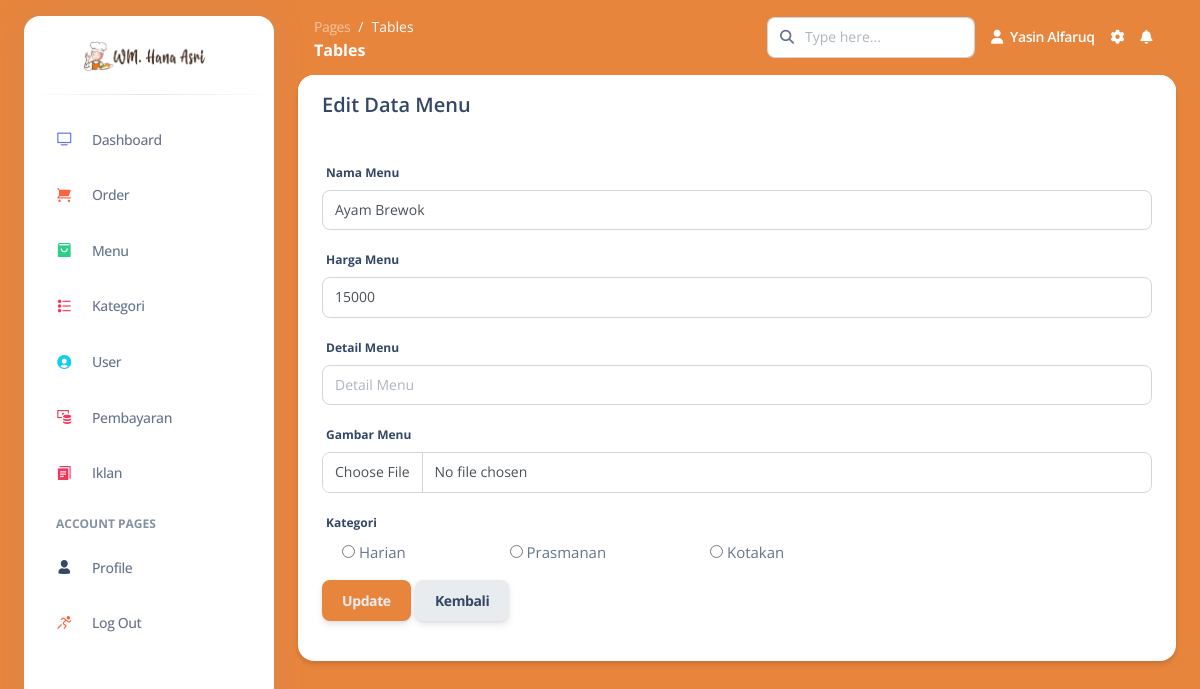
The app's page /dashboard/pages/menu/edit_menu.php?id_menu=1 (signed in), older data.
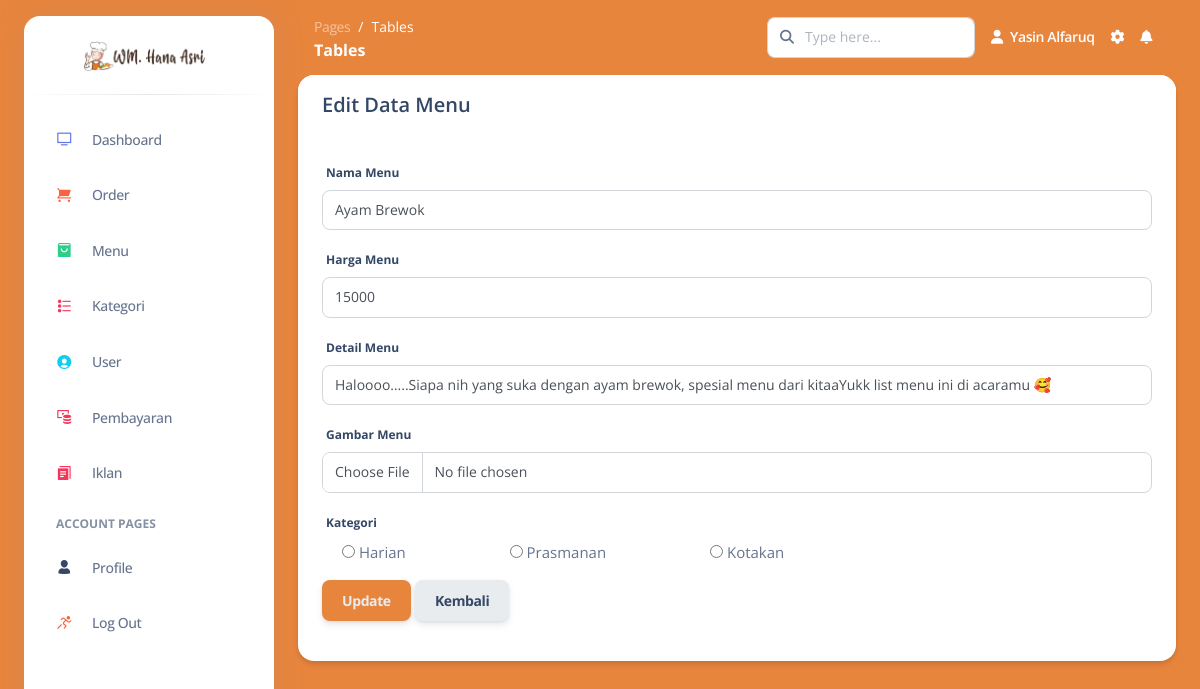
The same page, newer data.
### tables this page shows
CREATE TABLE `menu` (
  `id_menu` int(11) NOT NULL,
  `nama_menu` varchar(100) NOT NULL,
  `harga` varchar(50) NOT NULL,
  `detail` text NOT NULL,
  `gambar` varchar(50) NOT NULL,
  `id_kategori` int(11) NOT NULL
);

### dashboard/pages/menu/edit_menu.php (the view, shortened to what this page needs)
<?php
    include('../header.php');
    $id_menu = $_GET['id_menu'];
    $query = "SELECT * FROM menu WHERE id_menu = '$id_menu'";
    $result = mysqli_query($koneksi, $query);
    $u = mysqli_fetch_array($result);
?>
<body id="page-top">
    <div id="wrapper">
        <div id="content-wrapper" class="d-flex flex-column">
            <div id="content">
                <div class="container-fluid">
                    <div class="card shadow mb-4">
                        <div class="card-header py-3">
                            <h5 class="m-0 font-weight-bold">Edit Data Menu</h5>
                        </div>
                        <div>
                            <div class="m-4">
                                <form action="edit_menu.php" method="POST" class="menu">
                                    <div class="form-group">
                                        <label for="txt_nama">Nama Menu</label>
                                        <input type="nama_menu" class="form-control form-control-menu" placeholder="Nama Menu" name="txt_nama" value="<?php echo $u['nama_menu']; ?>">
                                    </div>
                                    <div class="form-group">
                                        <label for="txt_harga">Harga Menu</label>
                                        <input type="harga" class="form-control form-control-menu" placeholder="Harga Menu" name="txt_harga" value="<?php echo $u['harga']; ?>">
                                    </div>
                                    <div class="form-group">
                                        <label for="txt_detail">Detail Menu</label>
                                        <input type="detail" class="form-control form-control-menu" placeholder="Detail Menu" name="txt_detail" value="<?php echo $u['detail']; ?>">
                                    </div>
                                    <div class="form-group">
                                        <label for="txt_gambar">Gambar Menu</label>
                                        <input type="file" class="form-control form-control-menu" placeholder="Gambar Menu" name="txt_gambar" value="<?php echo $u['gambar']; ?>">
                                    </div>
                                    <div class="form-group">
                                        <label for="txt_kategori">Kategori</label>
                                        <div style="font-size:15px;">
                                            <input type="radio" name="txt_kategori" value="1" style="margin-left:20px;">  Harian
                                            <input type="radio" name="txt_kategori" value="2" style="margin-left: 100px;">  Prasmanan
                                            <input type="radio" name="txt_kategori" value="2" style="margin-left: 100px;">  Kotakan
                                        </div>
                                    </div>
                                    <button type="submit" name="update" class="btn btn-menu btn-block text-light" style="background-color: #E8853D;"><b>Update</b></button>
                                    <button class="btn btn-light btn-menu btn-block"><a href="menu.php">Kembali</button>
                                </form>
                            </div>
                        </div>
                    </div>
                </div>
            </div>
        </div>
    </div>
</body>
</html>

Row changes from the older to the newer data that the page shows:
changed menu "Ayam Brewok": txt_detail (not shown) → "Haloooo…..Siapa nih yang suka dengan ayam brewok, spesial menu dari kitaaYukk list menu ini di acaramu 🥰"
